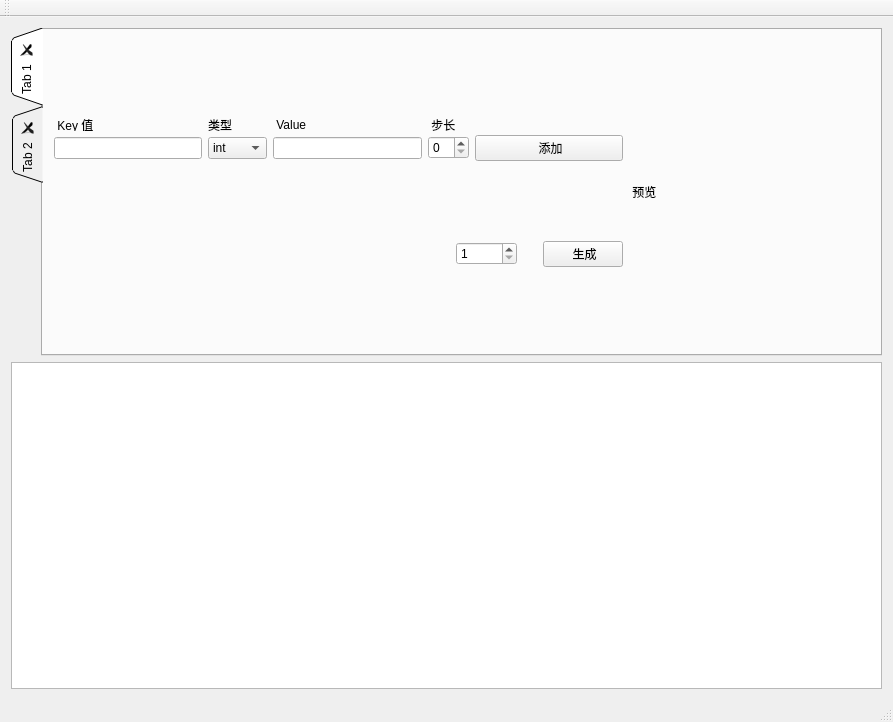
<?xml version="1.0" encoding="UTF-8"?>
<ui version="4.0">
 <class>MainWindow</class>
 <widget class="QMainWindow" name="MainWindow">
  <property name="geometry">
   <rect>
    <x>0</x>
    <y>0</y>
    <width>893</width>
    <height>722</height>
   </rect>
  </property>
  <property name="windowTitle">
   <string>MainWindow</string>
  </property>
  <widget class="QWidget" name="centralWidget">
   <layout class="QVBoxLayout" name="verticalLayout_2">
    <item>
     <widget class="QTabWidget" name="tabWidget">
      <property name="tabPosition">
       <enum>QTabWidget::West</enum>
      </property>
      <property name="tabShape">
       <enum>QTabWidget::Triangular</enum>
      </property>
      <property name="currentIndex">
       <number>0</number>
      </property>
      <property name="elideMode">
       <enum>Qt::ElideNone</enum>
      </property>
      <property name="usesScrollButtons">
       <bool>false</bool>
      </property>
      <property name="documentMode">
       <bool>false</bool>
      </property>
      <property name="tabsClosable">
       <bool>true</bool>
      </property>
      <property name="movable">
       <bool>true</bool>
      </property>
      <property name="tabBarAutoHide">
       <bool>true</bool>
      </property>
      <widget class="QWidget" name="Repeated">
       <attribute name="title">
        <string>Tab 1</string>
       </attribute>
       <layout class="QGridLayout" name="gridLayout_2">
        <item row="0" column="0">
         <layout class="QHBoxLayout" name="horizontalLayout">
          <item>
           <layout class="QVBoxLayout" name="verticalLayout">
            <item>
             <layout class="QGridLayout" name="gridLayout">
              <property name="verticalSpacing">
               <number>0</number>
              </property>
              <item row="0" column="0">
               <widget class="QLabel" name="label_2">
                <property name="maximumSize">
                 <size>
                  <width>16777215</width>
                  <height>12</height>
                 </size>
                </property>
                <property name="text">
                 <string> Key 值</string>
                </property>
               </widget>
              </item>
              <item row="0" column="1">
               <widget class="QLabel" name="label_3">
                <property name="text">
                 <string>类型</string>
                </property>
               </widget>
              </item>
              <item row="0" column="2">
               <widget class="QLabel" name="label_4">
                <property name="minimumSize">
                 <size>
                  <width>0</width>
                  <height>0</height>
                 </size>
                </property>
                <property name="maximumSize">
                 <size>
                  <width>16777215</width>
                  <height>16777215</height>
                 </size>
                </property>
                <property name="text">
                 <string> Value</string>
                </property>
               </widget>
              </item>
              <item row="0" column="3">
               <widget class="QLabel" name="label_5">
                <property name="text">
                 <string> 步长</string>
                </property>
               </widget>
              </item>
              <item row="0" column="4">
               <spacer name="horizontalSpacer_3">
                <property name="orientation">
                 <enum>Qt::Horizontal</enum>
                </property>
                <property name="sizeHint" stdset="0">
                 <size>
                  <width>40</width>
                  <height>20</height>
                 </size>
                </property>
               </spacer>
              </item>
              <item row="1" column="0">
               <widget class="QLineEdit" name="lineEdit"/>
              </item>
              <item row="1" column="1">
               <widget class="QComboBox" name="comboBox">
                <item>
                 <property name="text">
                  <string>int</string>
                 </property>
                </item>
                <item>
                 <property name="text">
                  <string>string</string>
                 </property>
                </item>
                <item>
                 <property name="text">
                  <string>bool</string>
                 </property>
                </item>
               </widget>
              </item>
              <item row="1" column="2">
               <widget class="QLineEdit" name="lineEdit_2"/>
              </item>
              <item row="1" column="3">
               <widget class="QSpinBox" name="spinBox_2"/>
              </item>
              <item row="1" column="4">
               <widget class="QPushButton" name="pushButton">
                <property name="text">
                 <string> 添加</string>
                </property>
               </widget>
              </item>
             </layout>
            </item>
            <item>
             <layout class="QHBoxLayout" name="horizontalLayout_2">
              <item>
               <spacer name="horizontalSpacer_2">
                <property name="orientation">
                 <enum>Qt::Horizontal</enum>
                </property>
                <property name="sizeHint" stdset="0">
                 <size>
                  <width>40</width>
                  <height>20</height>
                 </size>
                </property>
               </spacer>
              </item>
              <item>
               <widget class="QSpinBox" name="spinBox">
                <property name="minimum">
                 <number>1</number>
                </property>
                <property name="maximum">
                 <number>10000</number>
                </property>
               </widget>
              </item>
              <item>
               <spacer name="horizontalSpacer">
                <property name="orientation">
                 <enum>Qt::Horizontal</enum>
                </property>
                <property name="sizeType">
                 <enum>QSizePolicy::Fixed</enum>
                </property>
                <property name="sizeHint" stdset="0">
                 <size>
                  <width>20</width>
                  <height>20</height>
                 </size>
                </property>
               </spacer>
              </item>
              <item>
               <widget class="QPushButton" name="pushButton_2">
                <property name="text">
                 <string> 生成</string>
                </property>
               </widget>
              </item>
             </layout>
            </item>
           </layout>
          </item>
          <item>
           <widget class="QLabel" name="label">
            <property name="minimumSize">
             <size>
              <width>240</width>
              <height>140</height>
             </size>
            </property>
            <property name="text">
             <string> 预览</string>
            </property>
           </widget>
          </item>
         </layout>
        </item>
       </layout>
      </widget>
      <widget class="QWidget" name="tab_2">
       <attribute name="title">
        <string>Tab 2</string>
       </attribute>
      </widget>
     </widget>
    </item>
    <item>
     <widget class="QTextEdit" name="textEdit"/>
    </item>
   </layout>
  </widget>
  <widget class="QMenuBar" name="menuBar">
   <property name="geometry">
    <rect>
     <x>0</x>
     <y>0</y>
     <width>893</width>
     <height>22</height>
    </rect>
   </property>
  </widget>
  <widget class="QToolBar" name="mainToolBar">
   <attribute name="toolBarArea">
    <enum>TopToolBarArea</enum>
   </attribute>
   <attribute name="toolBarBreak">
    <bool>false</bool>
   </attribute>
  </widget>
  <widget class="QStatusBar" name="statusBar"/>
 </widget>
 <layoutdefault spacing="6" margin="11"/>
 <resources/>
 <connections/>
</ui>
